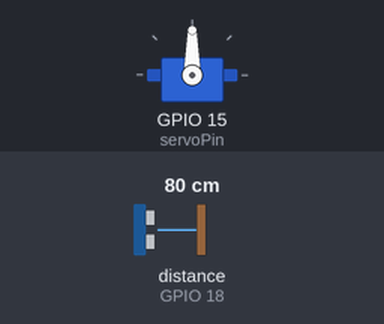
Recording of a sketch running on a simulated ESP32. Shown: servo. Wiring (inferred from the names in the program): ultrasonic range finder: trigger GPIO 5; echo GPIO 18. The inputs (shaded band) are chosen by the test bench; at power-on: distance to the obstacle (sensor on GPIO 18) 80 cm. The echo pulse lasts 58.3 µs per cm; WiFi joins after 1.5 s; servers stay silent unless stated; uploads are accepted with an empty reply; what the sketch prints to the serial monitor is not drawn.

Above: at 0.1 s.
At 3.2 s:
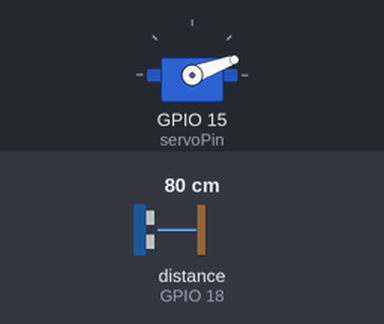
3.3 s: distance to the obstacle (sensor on GPIO 18) set to 2 cm
6.3 s: distance to the obstacle (sensor on GPIO 18) set to 120 cm
At 7.45 s:
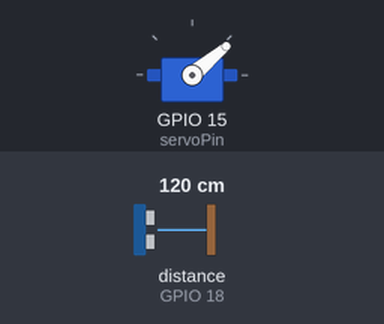
Timing chart, 0 to 22.1 s (numbered marks = the images above; inputs shaded):
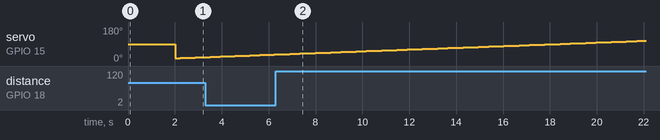

The sketch:

RadarOm2m.ino
```cpp
#include <ESP32Servo.h>
#include <WiFi.h>
#include <HTTPClient.h>
Servo myServo; // Create a servo object
int pos = 15;  // Current servo position
int servoDirection = 1; // 1 for clockwise, -1 for counterclockwise
HTTPClient http;
const int trigPin = 5;
const int echoPin = 18;
const int servoPin = 15; // Define the GPIO pin connected to the servo
const char* ssid = "Divyansh";
const char* password = "dpkahotspot";
#define CSE_IP "192.168.154.90"
#define CSE_PORT 5089
#define OM2M_ORGIN "admin:admin"
#define OM2M_AE "RADAR"
#define OM2M_DATA_CONT "Node-1"
#define OM2M_MN "/~/in-cse/in-name/"
long long int count=0;
long duration;
int distance;

void setup() {
  pinMode(trigPin, OUTPUT);
  pinMode(echoPin, INPUT);
  Serial.begin(9600);
  myServo.attach(servoPin); // Attach the servo to the specified pin

  WiFi.begin(ssid, password);

    while (WiFi.status() != WL_CONNECTED) {
        delay(1000);
        Serial.println("Connecting to WiFi...");
    }

    Serial.println("Connected to WiFi");


}

void loop() {
  // Read the distance asynchronously without blocking
  readDistanceAsync();

  myServo.write(pos);
  delay(10); // Adjust this delay for the desired speed of rotation

  // Increment or decrement the servo position based on direction
  pos += servoDirection;


  Serial.print(pos);
  Serial.print(",");

  // Send data to OM2M
    // HTTPClient http;
    // http.begin(String(om2mServer));
    // http.addHeader("Content-Type", "application/json;ty=4");
    // http.addHeader("X-M2M-Origin", "admin:admin");
    // http.addHeader("Content-Length", "100");
    // String dataPayload = "{\"m2m:cin\":{\"con\":\"" + String(pos) + "\"}}";


    // int httpResponseCode = http.POST(dataPayload);
    // if (httpResponseCode > 0) {
    //     Serial.println("Data sent successfully to OM2M");
    // } else {
    //     Serial.println(http.errorToString(httpResponseCode).c_str());
    // }

    // http.end();

    om2mPublish(distance,pos);


  // Check if the servo has reached the limit
  if (pos >= 165 || pos <= 15) {
    // Change direction when the servo reaches the limit
    servoDirection *= -1;
  }
}

void om2mPublish(int fillpercent, int aqivalue) {
  unsigned long int epochTime = count++;
  String data = "[" + String(epochTime) + ", " + String(fillpercent) + " , " + String(aqivalue) + "]";

  String server = "http://" + String() + CSE_IP + ":" + String() + CSE_PORT + String() + OM2M_MN;

  // Serial.println(data);
  http.begin(server + String() + OM2M_AE + "/" + OM2M_DATA_CONT + "/");

  http.addHeader("X-M2M-Origin", OM2M_ORGIN);
  http.addHeader("Content-Type", "application/json;ty=4");
  http.addHeader("Content-Length", "100");

  String label = "Bin-1";

  String req_data = String() + "{\"m2m:cin\": {"
                    + "\"con\": \"" + data + "\","
                    + "\"rn\": \"" + "cin_" + String(epochTime) + "\","
                    + "\"lbl\": \"" + label + "\","
                    + "\"cnf\": \"text\""
                    + "}}";
  int code = http.POST(req_data);
  // Serial.println(http.errorToString(code).c_str());
  http.end();
}

void readDistanceAsync() {
  static unsigned long previousMillis = 0;
  const long interval = 100; // Adjust the interval as needed

  unsigned long currentMillis = millis();

  if (currentMillis - previousMillis >= interval) {
    previousMillis = currentMillis;

    // Trigger the ultrasonic sensor
    digitalWrite(trigPin, LOW);
    delayMicroseconds(2);
    digitalWrite(trigPin, HIGH);
    delayMicroseconds(10);
    digitalWrite(trigPin, LOW);

    // Read the duration of the pulse
    duration = pulseIn(echoPin, HIGH);

    // Calculate the distance
    distance = duration * 0.034 / 2;

    // Print the distance
  }
    Serial.print(distance);
    Serial.print(".");
}
```
